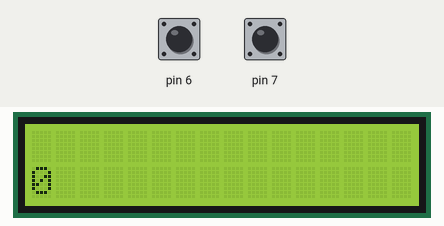
Recording of a sketch running on a simulated Arduino Uno, built with avr-gcc and run on an emulated ATmega328P. On the bench: 16×2 character LCD. The inputs (shaded band) are chosen by the test bench; at power-on: pin 6 HIGH, pin 7 HIGH.

Above: at 1.2 s.
1.3 s: pin 6 pulled LOW for 0.15 s
At 2.0 s:
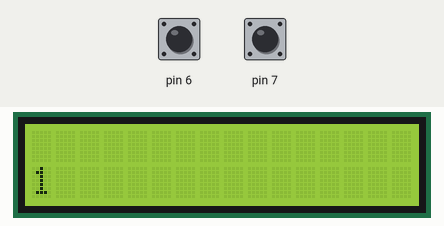
2.9 s: pin 6 pulled LOW for 1 s
At 3.4 s:
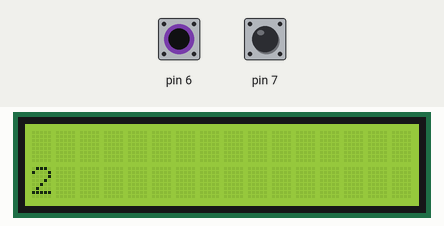
Timing chart, 0 to 5.9 s (numbered marks = the images above; inputs shaded):
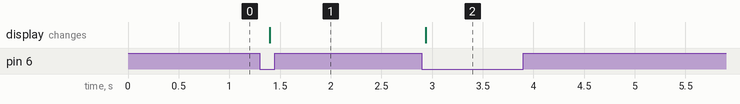

Measured:
- after the input at 1.3 s, the display: changes after 0.10 s (image 1)
- after the input at 2.9 s, the display: changes at once (image 2)

The sketch:

Activity_6.ino
```cpp
/* This code displays an int on a LCD Display,
being that the int can be increased or decreased by push buttons */

#include <LiquidCrystal.h>

class Display {
private:
    LiquidCrystal lcd;
    const int columns = 16, rows = 2;

public:
    Display(byte p1, byte p2, byte p3, byte p4, byte p5, byte p6):
        lcd(p1, p2, p3, p4, p5, p6) {
        lcd.begin(columns, rows);
        lcd.setCursor(0, 0);
    }

    void printNumber(int number){
        lcd.setCursor(0, 1);
        lcd.print("                ");
        lcd.setCursor(0, 1);
        lcd.print(number);
    }
};

class ButtonCounter {
private:
    int counter;
    byte pinB1, pinB2;
    bool lastStateB1, lastStateB2, currentStateB1, currentStateB2;

public:
    ButtonCounter(byte pb1, byte pb2): pinB1(pb1), pinB2(pb2), counter(0){
        pinMode(pinB1, INPUT_PULLUP);
        pinMode(pinB2, INPUT_PULLUP);

        lastStateB1 = digitalRead(pinB1);
        lastStateB2 = digitalRead(pinB2);
        currentStateB1 = lastStateB1;
        currentStateB2 = lastStateB2;
    }

    void update(){
        currentStateB1 = digitalRead(pinB1);
        currentStateB2 = digitalRead(pinB2);

        if(lastStateB1 == HIGH && currentStateB1 == LOW) counter++;
        if(lastStateB2 == HIGH && currentStateB2 == LOW) counter--;

        lastStateB1 = currentStateB1;
        lastStateB2 = currentStateB2;
    }

    int getCounter(){
        return counter;
    }
};

ButtonCounter buttonCounter(6, 7);
Display display(13, 12, 11, 10, 9, 8);

void setup(){

}

void loop(){
    buttonCounter.update();
    display.printNumber(buttonCounter.getCounter());
    delay(100);
}
```
